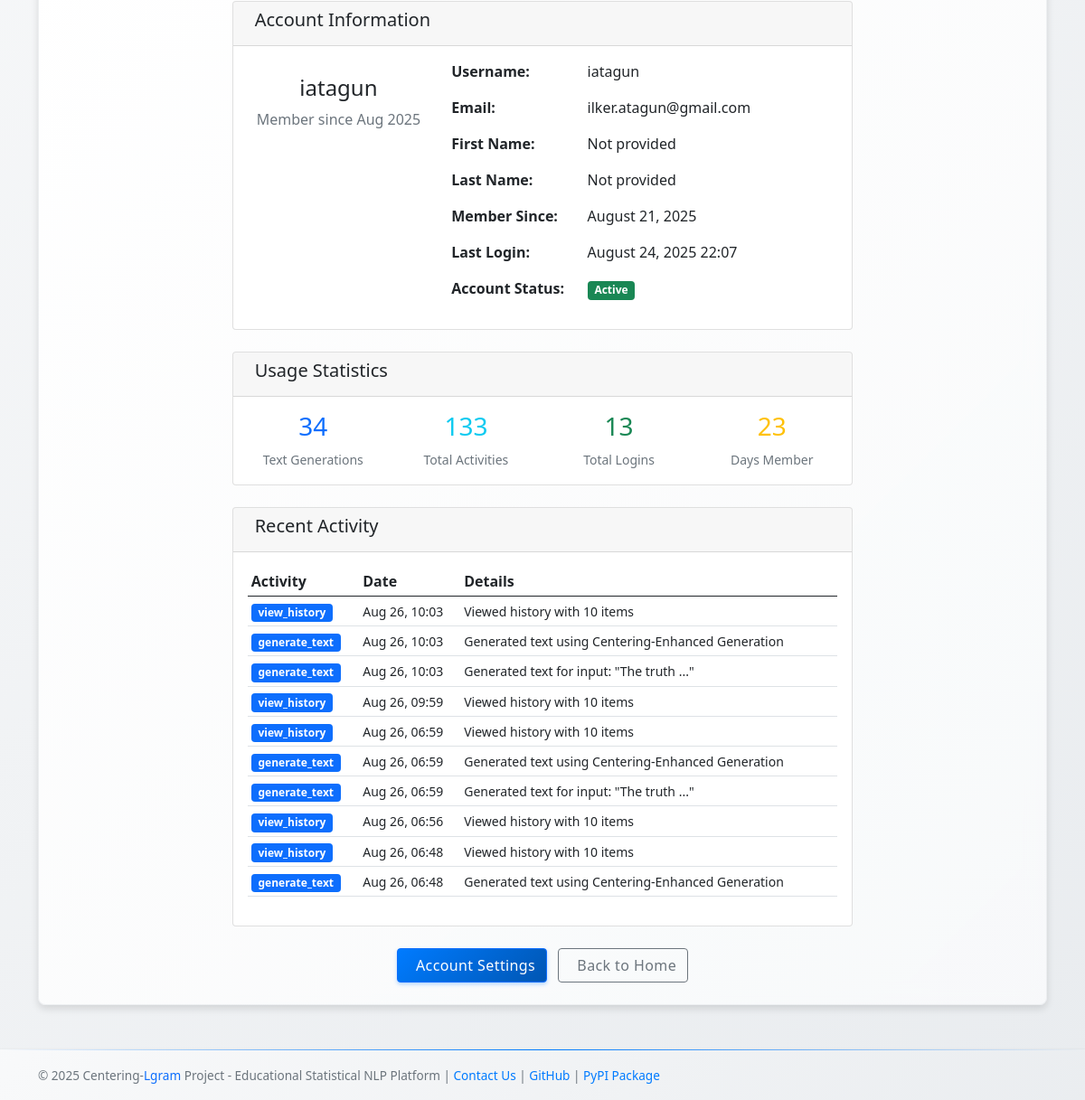
The page /profile/ (signed in, lower part) on the database as committed earlier.
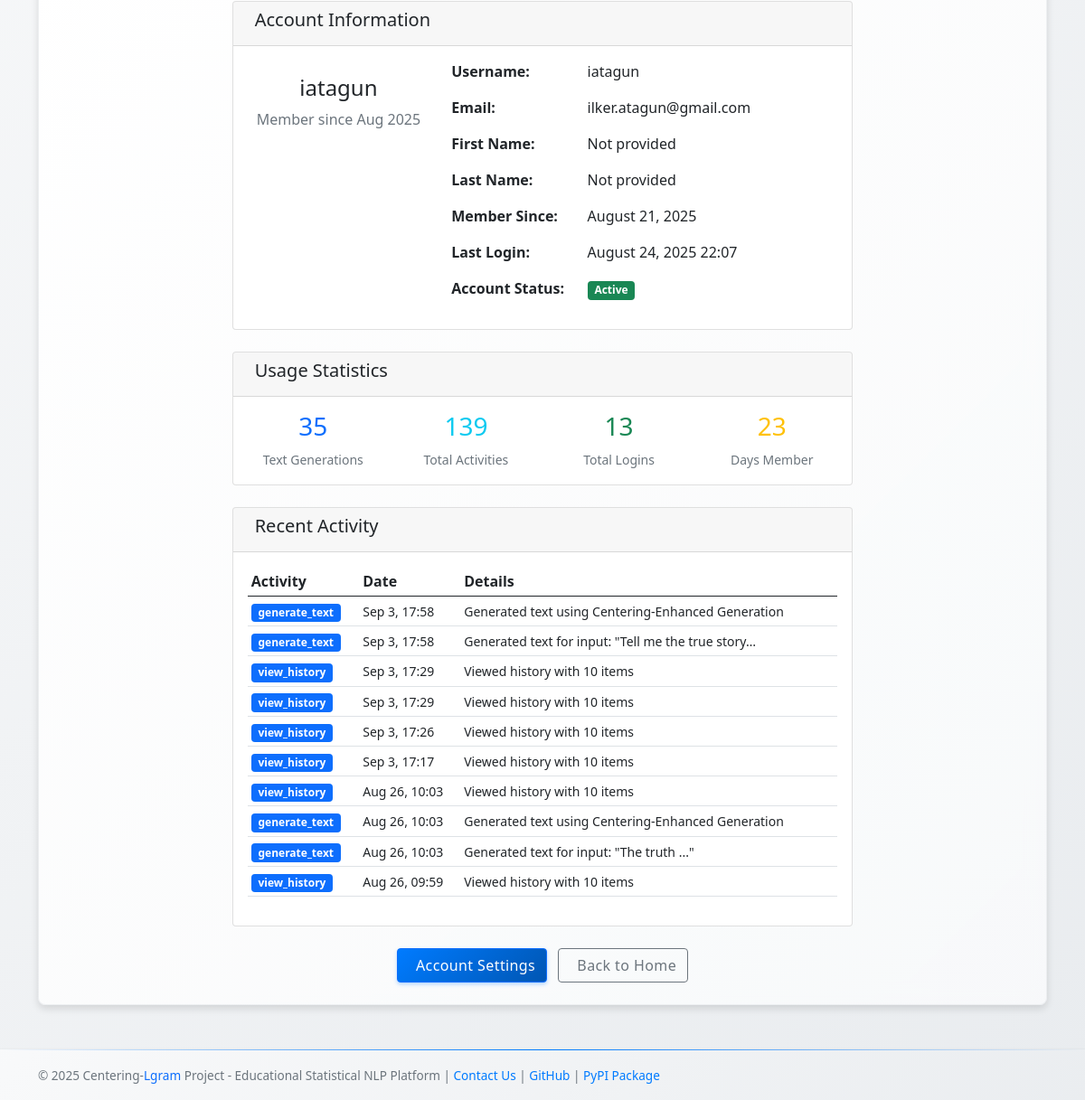
The same page on the database as committed later.
### main/models.py (models this page shows, shortened)
class UserActivityLog(models.Model):
    ACTION_CHOICES = [
        ('login', 'Login'),
        ('logout', 'Logout'),
        ('generate_text', 'Generate Text'),
        ('view_history', 'View History'),
        ('view_transition_analysis', 'View Transition Analysis'),
        ('view_coherence_report', 'View Coherence Report'),
        ('register', 'Register'),
        ('profile_update', 'Profile Update'),
        ('password_change', 'Password Change'),
    ]
    user = models.ForeignKey(User, on_delete=models.CASCADE, related_name='activity_logs', null=True, blank=True)
    session_key = models.CharField(max_length=40, db_index=True, blank=True)
    action = models.CharField(max_length=50, choices=ACTION_CHOICES)
    description = models.TextField(blank=True)
    ip_address = models.GenericIPAddressField(null=True, blank=True)
    user_agent = models.TextField(blank=True)
    timestamp = models.DateTimeField(default=timezone.now)
    additional_data = models.JSONField(default=dict, blank=True)  # Ekstra veri için
    class Meta:
        ordering = ['-timestamp']
        verbose_name = 'User Activity Log'
        verbose_name_plural = 'User Activity Logs'
        indexes = [
            models.Index(fields=['user', '-timestamp']),
            models.Index(fields=['action', '-timestamp']),
            models.Index(fields=['session_key', '-timestamp']),
        ]

### main/views.py (the view)
# urls.py: path('profile/', profile_view, name='profile'),
@login_required
def profile_view(request):
	total_generations = GeneratedText.objects.filter(user=request.user).count()
	total_activities = UserActivityLog.objects.filter(user=request.user).count()
	login_count = UserLoginLog.objects.filter(user=request.user, login_successful=True).count()
	days_member = (timezone.now() - request.user.date_joined).days
	stats = {
		'total_generations': total_generations,
		'total_activities': total_activities,
		'login_count': login_count,
		'days_member': days_member,
	}
	recent_activities = UserActivityLog.objects.filter(
		user=request.user
	).order_by('-timestamp')[:10]
	return render(request, 'main/profile.html', {
		'stats': stats,
		'recent_activities': recent_activities,
	})

### main/context_processors.py (called while the page is built)
def language_context(request):
    current_language = translation.get_language() or 'en'
    return {
        'LANGUAGE_CODE': current_language,
        'simple_translate': lambda text: simple_translate(text, current_language),
    }

### main/templates/main/profile.html (shortened to what the changed rows need)
{% extends 'main/base.html' %}
{% load static %}
{% block Generator %}
<div class="container mt-4">
    <div class="row">
        <div class="col-md-8 mx-auto">
            <div class="card mt-4">
                <div class="card-body">
                    <div class="row">
                        <div class="col-md-3 text-center">
                            <h3 class="text-primary">{{ stats.total_generations }}</h3>
                            <small class="text-muted">Text Generations</small>
                        </div>
                        <div class="col-md-3 text-center">
                            <h3 class="text-info">{{ stats.total_activities }}</h3>
                            <small class="text-muted">Total Activities</small>
                        </div>
                    </div>
                </div>
            </div>
            <div class="card mt-4">
                <div class="card-body">
                    {% if recent_activities %}
                        <div class="table-responsive">
                            <table class="table table-sm">
                                <thead>
                                    <tr>
                                        <th>Activity</th>
                                        <th>Date</th>
                                        <th>Details</th>
                                    </tr>
                                </thead>
                                <tbody>
                                    {% for activity in recent_activities %}
                                    <tr>
                                        <td>
                                            <span class="badge bg-primary">{{ activity.action }}</span>
                                        </td>
                                        <td>
                                            <small>{{ activity.timestamp|date:"M j, H:i" }}</small>
                                        </td>
                                        <td>
                                            <small>{{ activity.description|truncatechars:50 }}</small>
                                        </td>
                                    </tr>
                                    {% endfor %}
                                </tbody>
                            </table>
                        </div>
                    {% else %}
                        <p class="text-muted text-center">No recent activities found.</p>
                    {% endif %}
                </div>
            </div>
        </div>
    </div>
</div>
{% endblock %}

Rows that differ between the two databases and show on the page:
no longer on this page (row unchanged): UserActivityLog: action "view_history", timestamp "Aug 26, 06:59", description "Viewed history with 10 items"
no longer on this page (row unchanged): UserActivityLog: action "generate_text", timestamp "Aug 26, 06:59", description "Generated text using Centering-Enhanced Generation"
no longer on this page (row unchanged): UserActivityLog: action "generate_text", timestamp "Aug 26, 06:59", description "Generated text for input: \"The truth ...\""
no longer on this page (row unchanged): UserActivityLog: action "view_history", timestamp "Aug 26, 06:56", description "Viewed history with 10 items"
no longer on this page (row unchanged): UserActivityLog: action "view_history", timestamp "Aug 26, 06:48", description "Viewed history with 10 items"
no longer on this page (row unchanged): UserActivityLog: action "generate_text", timestamp "Aug 26, 06:48", description "Generated text using Centering-Enhanced Generation"
added UserActivityLog: action "generate_text", timestamp "Sep 3, 17:58", description "Generated text using Centering-Enhanced Generation"
added UserActivityLog: action "generate_text", timestamp "Sep 3, 17:58", description "Generated text for input: \"Tell me the true story…"
added UserActivityLog: action "view_history", timestamp "Sep 3, 17:29", description "Viewed history with 10 items"
added UserActivityLog: action "view_history", timestamp "Sep 3, 17:29", description "Viewed history with 10 items"
added UserActivityLog: action "view_history", timestamp "Sep 3, 17:26", description "Viewed history with 10 items"
added UserActivityLog: action "view_history", timestamp "Sep 3, 17:17", description "Viewed history with 10 items"
Other text that changed with them:
{{ stats.total_generations }}: "34" → "35"
{{ stats.total_activities }}: "133" → "139"
